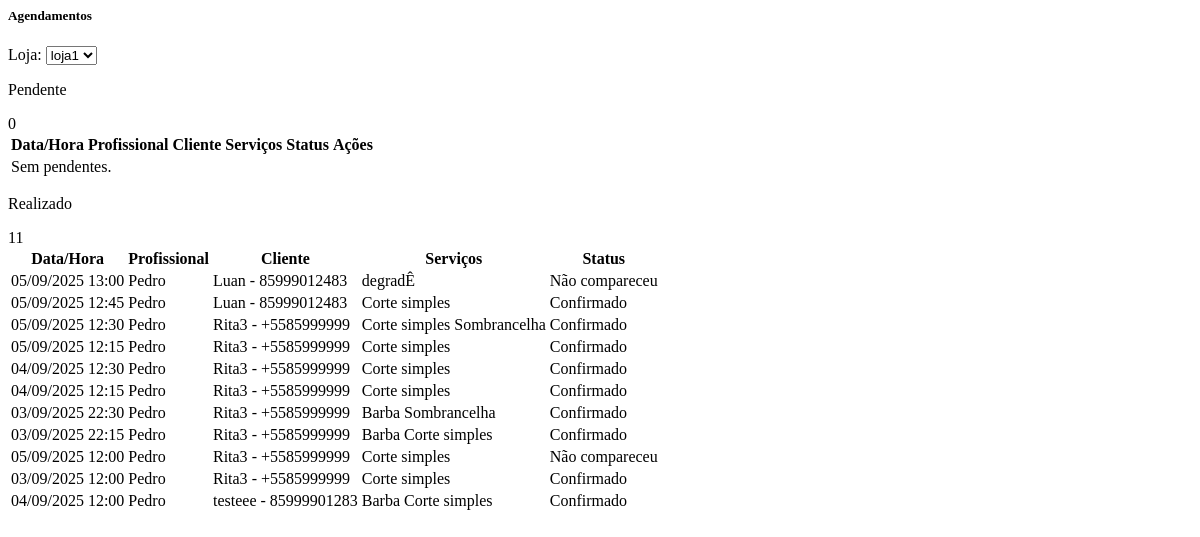
The page /home/agendamentos/ (signed in) on the database as committed earlier.
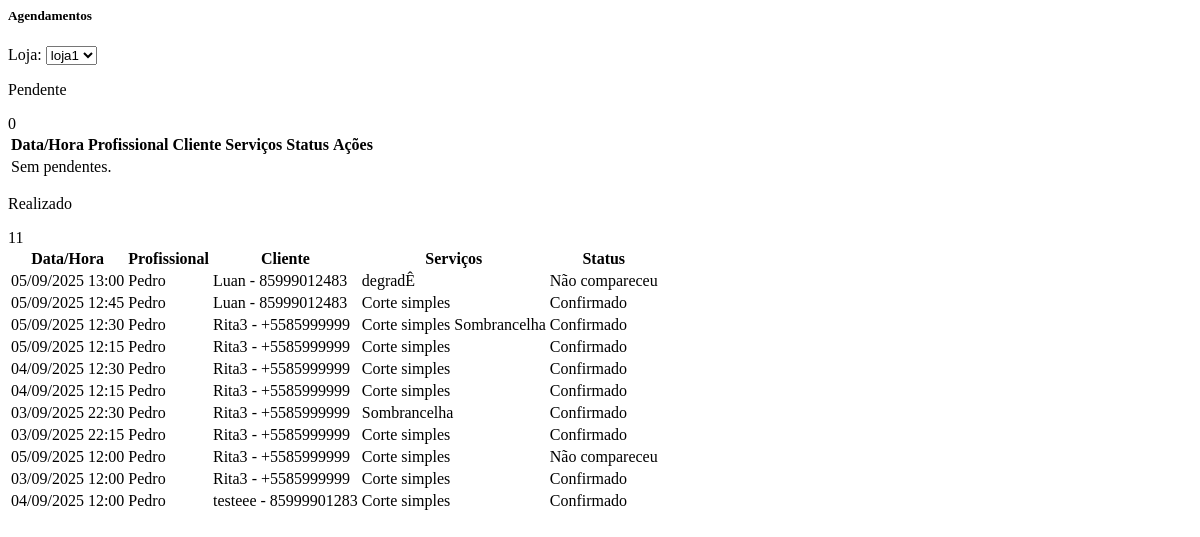
The same page on the database as committed later.
### apps/appointments/models.py (models this page shows, shortened)
class Agendamento(models.Model):
    cliente = models.ForeignKey(
        settings.AUTH_USER_MODEL,
        on_delete=models.CASCADE,
        related_name="agendamentos"
    )
    loja = models.ForeignKey("cadastro.Loja", on_delete=models.CASCADE, related_name="agendamentos")
    funcionario = models.ForeignKey("cadastro.Funcionario", on_delete=models.CASCADE, related_name="agendamentos")
    servicos = models.ManyToManyField("cadastro.Servico", related_name="agendamentos")
    duracao_total_minutos = models.PositiveIntegerField(default=0)
    data = models.DateField()
    hora = models.TimeField()
    criado_em = models.DateTimeField(auto_now_add=True)
    confirmado = models.BooleanField(default=False)
    no_show = models.BooleanField(default=False)
    class FormaPagamento(models.TextChoices):
        PIX = "pix", "PIX"
        DEBITO = "debito", "Débito"
        DINHEIRO = "dinheiro", "Dinheiro"
        CREDITO = "credito", "Cartão de Crédito"
    valor_final = models.DecimalField(
        max_digits=10, decimal_places=2, null=True, blank=True
    )
    teve_desconto = models.BooleanField(default=False)
    forma_pagamento = models.CharField(
        max_length=20, choices=FormaPagamento.choices, blank=True, null=True
    )
    observacao = models.TextField(blank=True)
    finalizado_em = models.DateTimeField(blank=True, null=True)

### apps/cadastro/models.py (models this page shows, shortened)
class Funcionario(models.Model):
    class Cargo(models.TextChoices):
        BARBEIRO = 'barbeiro', 'Barbeiro'
        CABELEIREIRO = 'cabeleireiro', 'Cabeleireiro(a)'
        MANICURE = 'manicure', 'Manicure/Pedicure'
        ESTETICISTA = 'esteticista', 'Esteticista'
        SOMBRANCELHA = 'sobrancelha', 'Designer de Sobrancelha'
        RECEPCAO = 'recepcao', 'Recepção'
        OUTRO = 'outro', 'Outro'
    phone_regex = RegexValidator(
        r'^\+?\d{10,15}$',
        'Informe telefone no formato internacional, ex.: +5585...'
    )
    loja = models.ForeignKey('Loja', on_delete=models.CASCADE, related_name='funcionarios')
    nome = models.CharField(max_length=120)
    cargo = models.CharField(max_length=20, choices=Cargo.choices, default=Cargo.BARBEIRO)
    email = models.EmailField(blank=True, null=True)
    telefone = models.CharField(max_length=17, blank=True, null=True, validators=[phone_regex])
    slug = models.SlugField(max_length=160, blank=True)
    ativo = models.BooleanField(default=True)
    criado_em = models.DateTimeField(auto_now_add=True)
    atualizado_em = models.DateTimeField(auto_now=True)
    class Meta:
        verbose_name = 'Funcionário'
        verbose_name_plural = 'Funcionários'
        unique_together = (('loja', 'slug'),)
        ordering = ('nome',)

class Servico(models.Model):
    loja = models.ForeignKey(Loja, on_delete=models.CASCADE, related_name='servicos')
    nome = models.CharField(max_length=160)
    slug = models.SlugField(max_length=180, blank=True)
    descricao = models.TextField(blank=True)
    duracao_minutos = models.PositiveSmallIntegerField(validators=[MinValueValidator(1)], default=30)
    preco = models.DecimalField(max_digits=10, decimal_places=2, validators=[MinValueValidator(0)])
    profissionais = models.ManyToManyField('Funcionario', related_name='servicos', blank=True)
    ativo = models.BooleanField(default=True)
    criado_em = models.DateTimeField(auto_now_add=True)
    atualizado_em = models.DateTimeField(auto_now=True)
    class Meta:
        verbose_name = "Serviço"
        verbose_name_plural = "Serviços"
        ordering = ("nome",)
        unique_together = (("loja", "slug"),)

### apps/accounts/models.py (models this page shows, shortened)
class User(AbstractUser):
    nome = models.CharField(max_length=120, blank=True, null=True)
    sobrenome = models.CharField(max_length=120, blank=True, null=True)
    grupo = models.SlugField(max_length=150, blank=True)  # << slug único para subdomínio
    email = models.EmailField(unique=True)
    is_owner = models.BooleanField(default=False)
    is_client = models.BooleanField(default=False)
    phone_regex = RegexValidator(r"^\+?\d{10,15}$", "Informe telefone no formato internacional, ex.: +5585...")
    phone = models.CharField(max_length=17, blank=True, null=True, validators=[phone_regex])
    full_name = models.CharField(max_length=120, blank=True, null=True)
    USERNAME_FIELD = "email"
    REQUIRED_FIELDS = []
    objects = UserManager()

### apps/accounts/views.py (the view)
# urls.py: path("home/agendamentos/", views.owner_home_agendamentos, name="owner_home_agendamentos"),
@login_required
@subscription_required
def owner_home_agendamentos(request):
    if not getattr(request.user, 'is_owner', False):
        return redirect('accounts:owner_login')
    lojas = request.user.lojas.order_by('nome')
    loja_id = request.GET.get('loja_filtro') or request.GET.get('loja')
    loja_sel = get_object_or_404(lojas, pk=loja_id) if loja_id else (lojas.first() if lojas.exists() else None)
    base = Agendamento.objects.filter(loja__owner=request.user)
    if loja_sel:
        base = base.filter(loja=loja_sel)
    pendentes = base.filter(confirmado=False).order_by('criado_em')[:20]
    realizados = base.filter(confirmado=True).order_by('-criado_em')[:20]
    ctx = {
        'lojas': lojas,
        'loja': loja_sel,
        'pendentes': pendentes,
        'realizados': realizados,
        'total_pendentes': base.filter(confirmado=False).count(),
        'total_realizados': base.filter(confirmado=True).count(),
    }
    return render(request, 'accounts/partials/owner_home_agendamentos.html', ctx)

### apps/accounts/models.py (called while the page is built)
    def is_active(self) -> bool:
        return timezone.now() <= self.end_date

### apps/accounts/templates/accounts/partials/owner_home_agendamentos.html (shortened to what the changed rows need)
<div id="agendamentos-section">
  <div class="row">
    <div class="col-md-6">
      <div class="card">
        <div class="card-body">
          <div class="table-responsive mt-4">
            <table class="table mb-0 text-nowrap varient-table align-middle fs-3">
              <thead>
                <tr>
                  <th>Data/Hora</th>
                  <th>Profissional</th>
                  <th>Cliente</th>
                  <th>Serviços</th>
                  <th>Status</th>
                  <th>Ações</th>
                </tr>
              </thead>
            </table>
          </div>
        </div>
      </div>
    </div>
    <div class="col-md-6">
      <div class="card">
        <div class="card-body">
          <div class="table-responsive mt-4">
            <table class="table mb-0 text-nowrap varient-table align-middle fs-3">
              <thead>
                <tr>
                  <th>Data/Hora</th>
                  <th>Profissional</th>
                  <th>Cliente</th>
                  <th>Serviços</th>
                  <th>Status</th>
                </tr>
              </thead>
              <tbody>
                {% for a in realizados %}
                <tr>
                  <td>{{ a.data|date:"d/m/Y" }} {{ a.hora|time:"H:i" }}</td>
                  <td>{{ a.funcionario.nome }}</td>
                  <td>{{ a.cliente.full_name }} - {{a.cliente.phone}}
                  </td>
                  <td>
                    {% if a.servicos.all %}
                      {% for s in a.servicos.all %}
                        <span class="badge text-bg-light">{{ s.nome }}</span>
                      {% endfor %}
                    {% else %}
                      <span class="text-muted">—</span>
                    {% endif %}
                  </td>
                  <td>{% if a.no_show %}Não compareceu{% elif a.confirmado %}Confirmado{% else %}Pendente{% endif %}</td>
                </tr>
                {% empty %}
                <tr><td colspan="6" class="text-muted">Sem realizados.</td></tr>
                {% endfor %}
              </tbody>
            </table>
          </div>
        </div>
      </div>
    </div>
  </div>
</div>

Rows that differ between the two databases and show on the page:
removed Servico: nome "Barba"
